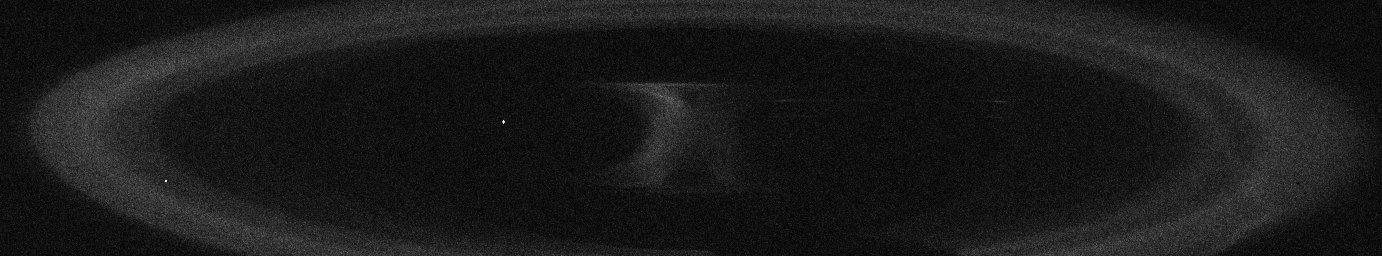
#> input picture data/log/log00.png, 1382 x 256 px; its folder holds only this picture in this run
$ python histograms.py   (older library calls are emulated)
#> lines starting #> are read from the running program, lines starting #| are printed output that depends on the picture
### useful_functions.py
# -*- coding: utf-8 -*-
"""
Created on Tue Jul 31 22:32:02 2018

@author: Toffer
"""
import os
import glob
import numpy as np
from scipy.misc import imread

def get_files(directory, ext='.asc'):
    # Get all the .asc file names in the specified directory
#> call 2 of generate_histograms, with path = 'log', bins = 128, ext = '.png'
    directory += '*'+ext
    files = glob.glob(directory)
    return files

def convert_to_img(data):
    # Scale the range of values down to the range of 0-255 to display as image
    maximum = np.amax(data)
    minimum = np.amin(data)
    span = maximum-minimum
    scaled = (data-minimum).astype(float)
    if span != 0:
        scaled /= float(span)
    else:
        return data
    scaled *= 255
    scaled[np.isnan(scaled)] = 0
    return scaled.astype(int)

# [6 lines left out: function threshold, not called in this run]

def set_range_start_to_zero(data):
    data -= np.amin(data)
    return data

def get_data(file_name):
#> called with file_name = 'data/log/log00.png'
    file_name, ext = os.path.splitext(file_name)
    if ext == '.asc':
        with open(file_name+ext, 'r') as fr:
            data = fr.readlines()
            data = np.array([line.strip().split('\t') for line in data])
            data = data.astype(np.float)[:,1:]
    else:
        data = imread(file_name+ext, flatten=True)
#> data: shape (256, 1382) float32; min 0, max 255, mean 26.6

    return data#set_range_start_to_zero(data)

# [13 lines left out: functions get_data_raw, image_histogram, not called in this run]

def translate(data, rightMin, rightMax):
    # Figure out how 'wide' each range is
#> called with rightMin = 0, rightMax = 127
    leftSpan = np.amax(data) - np.amin(data)
#> leftSpan = 255
    rightSpan = rightMax - rightMin

    # Convert the left range into a 0-1 range (float)
    valueScaled = (data - np.amin(data)) / float(leftSpan)

    # Convert the 0-1 range into a value in the right range.
    return  (rightMin + (valueScaled * rightSpan)).astype(int)
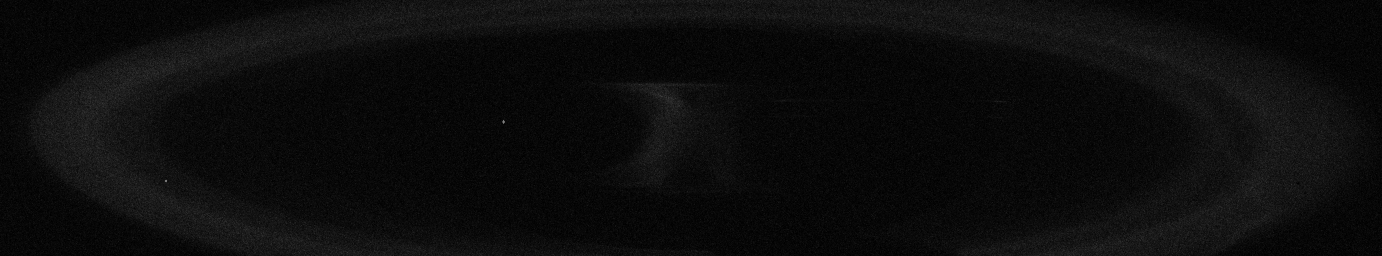
#> returned value: shape (256, 1382) int64; min 0, max 127, mean 12.5

def hist(data, bins=256):
    hist = np.zeros(bins)
    a = translate(data, 0, bins-1)
    data = convert_to_img(data)
#> in convert_to_img, `minimum = np.amin(data)`: minimum = 0
#> in convert_to_img, `span = maximum-minimum`: span = 255

    for row in a:
        for pixel_value in row:
            hist[pixel_value] += 1
#> after the loop, hist = 128 values, max 24948 at index 7, min 0 at index 22, mean 2764

    hist.flatten()
    return hist

# [110 lines left out: functions get_line, seed_locations, not called in this run]

### histogram_generator.py
# -*- coding: utf-8 -*-
"""
Created on Sun Aug  5 20:39:59 2018

@author: Toffer
"""
import os
import useful_functions as uf
from matplotlib import pyplot as plt
from scipy.signal import savgol_filter

def generate_histograms(path='raw', bins=256, ext='.asc'):
    path += '\\'
    fname = str(os.path.basename(__file__))
    script_path = str(os.path.realpath(__file__))[:-len(fname)]
    root_path = script_path+'data\\'
    img_path = root_path+path
    hist_path = root_path+path[:-1]+'_hist\\'
    files = uf.get_files(img_path, ext)

    cnt = 0
    for data_file in files:
        print cnt
        data = uf.get_data(data_file)

        hist = uf.hist(data, bins=bins)
        #hist = savgol_filter(hist, 5, 3)
        #hist = fft(hist)

        plt.plot(hist)
        plt.savefig(hist_path+path[:-1]+'_hist%02d.png'%cnt)
        plt.close()

        #print np.amax(hist), np.median(hist), np.mean(hist), hist.std()
        cnt += 1

### histograms.py

# -*- coding: utf-8 -*-
"""
Created on Wed Aug 01 16:29:12 2018

@author: Toffer
"""

import histogram_generator as hg

hg.generate_histograms('cropped', ext='.png', bins=128)
hg.generate_histograms('log', ext='.png', bins=128)
#> in generate_histograms (call 2), `plt.savefig(hist_path+path[:-1]+'_hist%02d.png'%cnt)`:
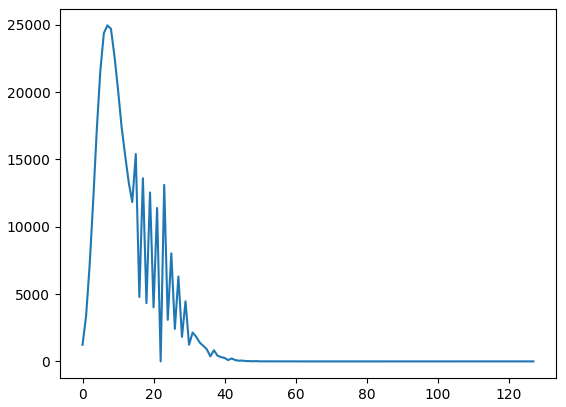
#> figure drawn by matplotlib, 1 panel; curve peaks at x = 7, y = 24948
hg.generate_histograms('raw')
hg.generate_histograms('raw_cropped')

$ run again, on data/log/log06.png
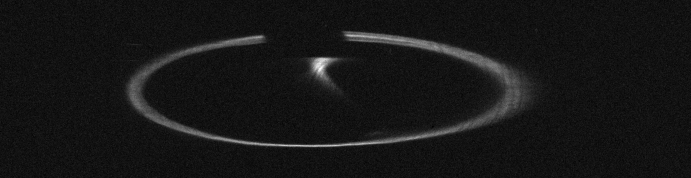
#> input picture data/log/log06.png, 691 x 178 px
#> leftSpan = 255
#> in translate, `return  (rightMin + (valueScaled * rightSpan)).astype(int)`:
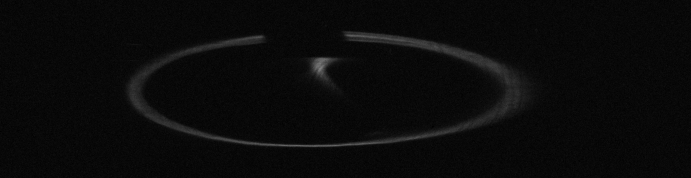
#> returned value: shape (178, 691) int64; min 0, max 127, mean 10.5
#> minimum = 0
#> span = 255
#> after the loop in hist, `for row in a:`: hist = 128 values, max 22538 at index 8, min 0 at index 22, mean 960.9
#> in generate_histograms (call 2), `plt.savefig(hist_path+path[:-1]+'_hist%02d.png'%cnt)`:
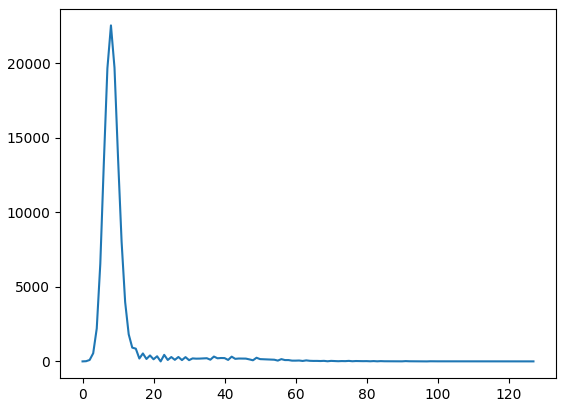
#> figure drawn by matplotlib, 1 panel; curve peaks at x = 8, y = 22538

$ run again, on data/log/log01.png
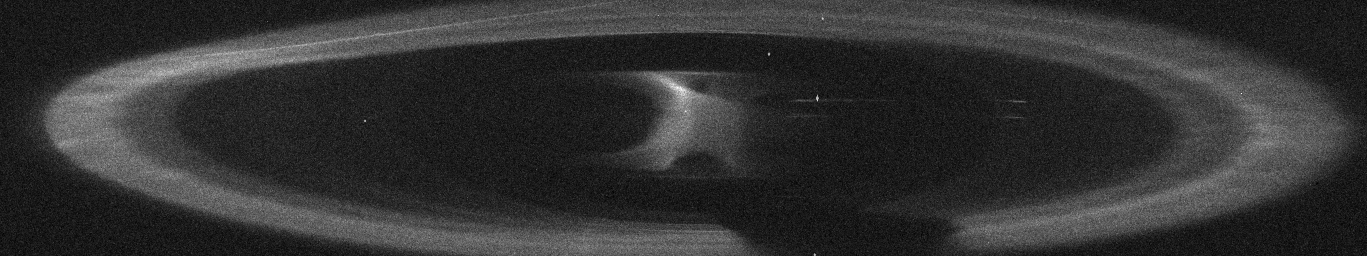
#> input picture data/log/log01.png, 1367 x 256 px
#> leftSpan = 255
#> in translate, `return  (rightMin + (valueScaled * rightSpan)).astype(int)`:
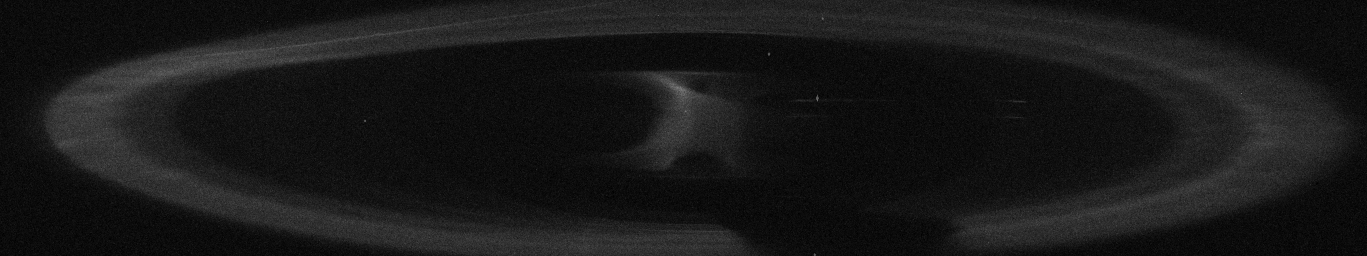
#> returned value: shape (256, 1367) int64; min 0, max 127, mean 24.1
#> minimum = 0
#> span = 255
#> after the loop in hist, `for row in a:`: hist = 128 values, max 25114 at index 15, min 0 at index 22, mean 2734
#> in generate_histograms (call 2), `plt.savefig(hist_path+path[:-1]+'_hist%02d.png'%cnt)`:
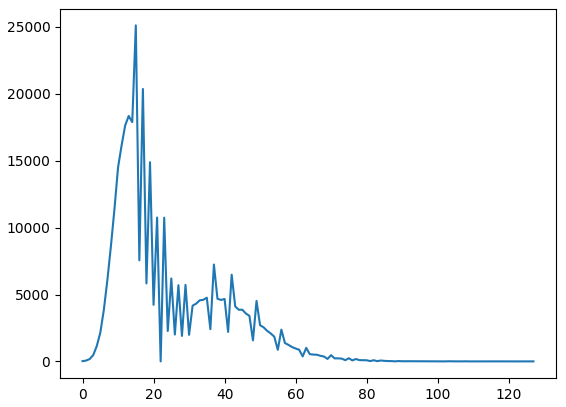
#> figure drawn by matplotlib, 1 panel; curve peaks at x = 15, y = 25114
